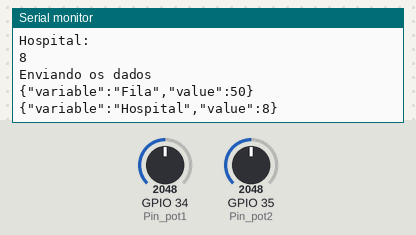
Recording of a sketch running on a simulated ESP32. Parts: the last lines printed to the serial monitor. Inputs (shaded band) come from the test bench; at power-on: GPIO 34 (Pin_pot1) = 2048, GPIO 35 (Pin_pot2) = 2048. No MQTT or app messages arrive unless stated.

Above: at 4.2 s.
4.3 s: GPIO 34 (Pin_pot1) set to 2866
At 9.3 s:
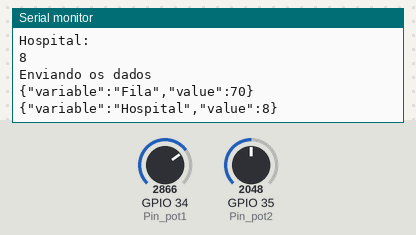
9.9 s: GPIO 35 (Pin_pot2) set to 2866
At 14.0 s:
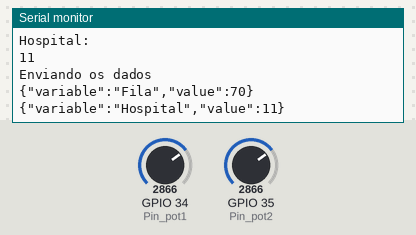
15.5 s: GPIO 34 (Pin_pot1) set to 3603
At 18.7 s:
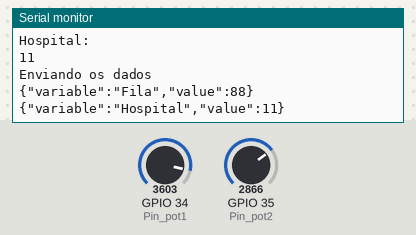
21.1 s: GPIO 35 (Pin_pot2) set to 3603
At 24.7 s:
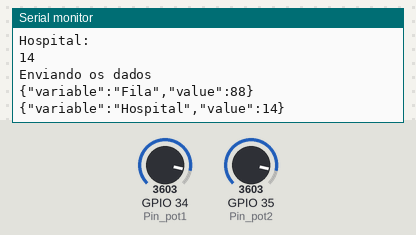
Timing chart, 0 to 26.2 s (numbered marks = the images above; inputs shaded):
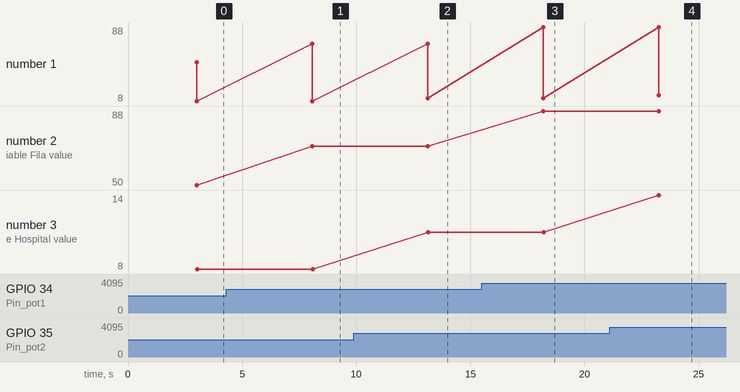

The sketch:

code.ino
```cpp
#include <ArduinoJson.h>    // Lib to format JSON Document
#include "EspMQTTClient.h"  // Lib to comunicate MQTT from ESP
#include <WiFi.h>

//Doc: https://github.com/plapointe6/EspMQTTClient

char  FilaJson[100];
char  HospJson[100];


int Pin_pot1 = 34;
int Pin_pot2 = 35;

float FilaPessoas;
int Hospital;


//MQTT and WiFi configuration
EspMQTTClient client
(
  "Wokwi-GUEST",                //nome da sua rede Wi-Fi
  "",           //senha da sua rede Wi-Fi
  "mqtt.tago.io",       //Endereço do servidor MQTT
  "Default",            //User é sempre default pois vamos usar token
  "b2e8dd20-062d-49c6-a440-763ffe8637df",              // Código do Token
  "esp32",              //Nome do device
  1883                  //Porta de comunicação padrao
);

void setup()
{

  pinMode(Pin_pot1, INPUT);
  pinMode(Pin_pot2, INPUT);
   Serial.begin(9600);

  Serial.println("Conectando WiFi");
  while(!client.isWifiConnected()){
    Serial.print('.');
    client.loop();
    delay(1000);
  }
  Serial.println("Conectado!");

  Serial.println("Conectando com o broker MQTT");
  while(!client.isMqttConnected()){
    Serial.print('.');
    client.loop();
    delay(1000);
  }
  Serial.println("Conectado!");
}

// This function is called once everything is connected (Wifi and MQTT)
// WARNING : YOU MUST IMPLEMENT IT IF YOU USE EspMQTTClient
void onConnectionEstablished()
{}

//loop do programa
void loop()
{

  FilaPessoas = map(analogRead(Pin_pot1),0,1023,0,25);
  Hospital = map(analogRead(Pin_pot2),0,1023,0,4);

  Serial.println("Pessoas:");
  Serial.println(FilaPessoas);
  Serial.println("Hospital:");
  Serial.println(Hospital);


  StaticJsonDocument<300> documentoJson;
  documentoJson["variable"] = "Fila";
  documentoJson["value"] = FilaPessoas;
  serializeJson(documentoJson, FilaJson);

  documentoJson["variable"] = "Hospital";
  documentoJson["value"] = Hospital;
  serializeJson(documentoJson, HospJson);

  Serial.println("Enviando os dados");
  Serial.println(FilaJson);
  Serial.println(HospJson);

  client.publish("topicHap", FilaJson);
  client.publish("topicHap", HospJson);
  delay(5000);

  client.loop();
}
```

Measured:
- after the input at 4.3 s, the serial monitor: prints a new line after 3.8 s (image 1)
- after the input at 9.9 s, the serial monitor: prints a new line after 3.2 s (image 2)
- after the input at 15.5 s, the serial monitor: prints a new line after 2.7 s (image 3)
- after the input at 21.1 s, the serial monitor: prints a new line after 2.1 s (image 4)
- plotted number 1: 8 → 11 after the input at 9.9 s, 11 → 14 after the input at 21.1 s
- plotted number 2: 50 → 70 after the input at 4.3 s, 70 → 88 after the input at 15.5 s
- plotted number 3: 8 → 11 after the input at 9.9 s, 11 → 14 after the input at 21.1 s
